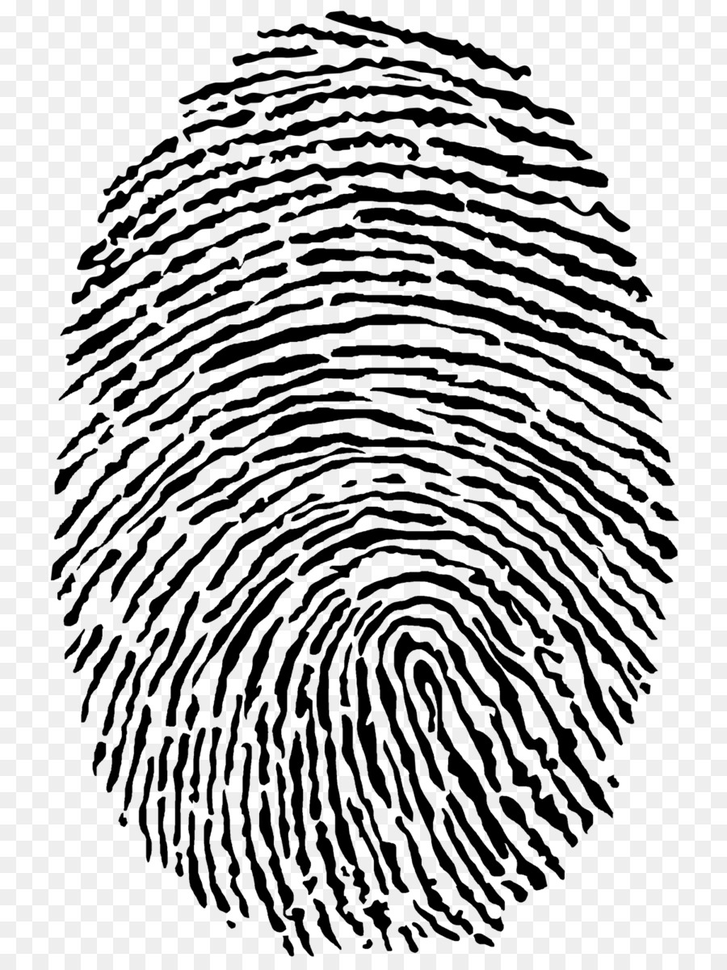
#> input picture ImagenesInput/huela1.png, 727 x 970 px, shrunk from 900 x 1200 before the run
$ python ReconocimientoDactilar.py
#> lines starting #> are read from the running program, lines starting #| are printed output that depends on the picture; after the words box and inside, x2 and y2 are one past the last pixel; in counts of white or black regions, pixels touching at a corner belong together
from PIL import Image
import math


def escagris(img):  # convierte la imagen de colores a escala de grises
    arr = img.load()
    for x in range(img.size[0]):
        for y in range(img.size[1]):
            arr[x, y] = img.getpixel((x, y))
    return arr


huella=Image.open("ImagenesInput/huela1.png").convert("L")
convirtiendo = escagris(huella)
huella.save("ImagenesOutput/escagris.tif")
huella.show()  # muestra como la imagen va quedando
def binarizacion(img,umbral):
#> called with umbral = 128
        arr = img.load()
        for x in range(img.size[0]):
            for y in range(img.size[1]):
                p = img.getpixel((x, y))
                if p>umbral:
                    arr[x,y] = 255  # colores negro
                else:
                    arr[x, y] = 0  # colores blanco
        return arr

huella=Image.open("ImagenesOutput/escagris.tif").convert("L")
convirtiendo = binarizacion(huella,128)
#> huella: PIL image 727x970 L; 72.2% white; 152 black regions, largest, box (x1, y1, x2, y2) and area: (375, 616, 578, 932) 6428, (183, 161, 630, 232) 4568, (289, 224, 667, 339) 4464
huella.save("ImagenesOutput/binarizacion.tif")
huella.show()  # muestra como la imagen va quedando


def adelgazamiento(img,mascaraH,mascaraV):  # adelgaza las huellas para su debido analisis
    arr = img.load()

    Ha = mascaraH[0][0]
    Hb = mascaraH[0][1]
    Hc = mascaraH[0][2]
    Hd = mascaraH[1][0]
    He = mascaraH[1][1]
    Hf = mascaraH[1][2]
    Hg = mascaraH[2][0]
    Hh = mascaraH[2][1]
    Hi = mascaraH[2][2]

    Va = mascaraV[0][0]
    Vb = mascaraV[0][1]
    Vc = mascaraV[0][2]
    Vd = mascaraV[1][0]
    Ve = mascaraV[1][1]
    Vf = mascaraV[1][2]
    Vg = mascaraV[2][0]
    Vh = mascaraV[2][1]
    Vi = mascaraV[2][2]


    for x in range(1,img.size[0]-1):
        for y in range(1, img.size[-1]- 1):
            Ia = img.getpixel((x-1,y-1))
            Ib = img.getpixel((x-1,y))
            Ic = img.getpixel((x-1,y+1))
            Id = img.getpixel((x,y-1))
            Ie = img.getpixel((x,y))
            If = img.getpixel((x,y+1))
            Ig = img.getpixel((x+1,y-1))
            Ih = img.getpixel((x+1,y))
            Ii = img.getpixel((x+1, y+1))
            Gx = Ha*Ia+Hb*Ib+Hc*Ic+Hd*Id+He*Ie+Hf*If+Hg*Ig+Hh*Ih+Hi*Ii
            Gy = Va*Ia+Vb*Ib+Vc*Ic+Vd*Id+Ve*Ie+Vf*If+Vg*Ig+Vh*Ih+Vi*Ii
            Gx = math.fabs(-Ia-Id-Ig+Ic+If+Ii)
            Gy = math.fabs(-Ia-Ib-Ic+Ig+Ih+Ii)
            valor = math.sqrt(Gx*Gx+Gy*Gy)
            if valor > 255.0:
                valor = 255.0
            arr[x-1,y-1] = int(valor)
    return arr


img = Image.open("ImagenesOutput/binarizacion.tif").convert("L")
thinningX = [[0.0, 0.0, 0.0],
             [0.0, 1.0, 0.0],
             [1.0, 1.0, 1.0],

             [1.0, 0.0, 0.0],
             [1.0, 0.0, 0.0],
             [1.0, 0.0, 0.0],

             [1.0, 1.0, 1.0],
             [0.0, 1.0, 0.0],
             [0.0, 0.0, 0.0],

             [0.0, 0.0, 1.0],
             [0.0, 1.0, 1.0],
             [0.0, 0.0, 1.0]]

thinningY = [[0.0, 0.0, 0.0],
             [1.0, 1.0, 0.0],
             [0.0, 1.0, 0.0],

             [0.0, 1.0, 0.0],
             [1.0, 1.0, 0.0],
             [0.0, 0.0, 0.0],

             [0.0, 1.0, 0.0],
             [0.0, 1.0, 1.0],
             [0.0, 0.0, 0.0, ],

             [0.0, 0.0, 0.0],
             [0.0, 1.0, 1.0],
             [0.0, 1.0, 0.0]]

I = adelgazamiento(img,thinningX,thinningY)
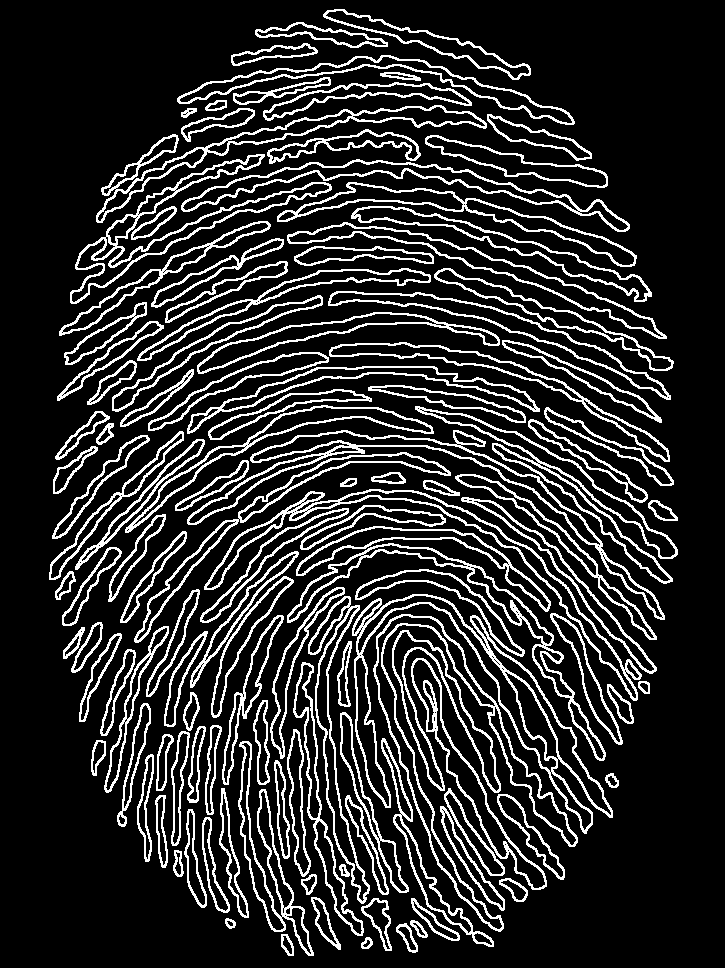
#> img: PIL image 727x970 L; 17.1% white in thin lines or dots
img.save("ImagenesOutput/imgAdelgazada.tif")
img.show()


def poda(img, mascaraH, mascaraV):  # Pule la imagen
    arr = img.load()

    Ha = mascaraH[0][0]
    Hb = mascaraH[0][1]
    Hc = mascaraH[0][2]
    Hd = mascaraH[1][0]
    He = mascaraH[1][1]
    Hf = mascaraH[1][2]
    Hg = mascaraH[2][0]
    Hh = mascaraH[2][1]
    Hi = mascaraH[2][2]

    Va = mascaraV[0][0]
    Vb = mascaraV[0][1]
    Vc = mascaraV[0][2]
    Vd = mascaraV[1][0]
    Ve = mascaraV[1][1]
    Vf = mascaraV[1][2]
    Vg = mascaraV[2][0]
    Vh = mascaraV[2][1]
    Vi = mascaraV[2][2]


    for x in range(1, img.size[0] - 1):
        for y in range(1, img.size[1] - 1):
            Ia = img.getpixel((x-1,y-1))
            Ib = img.getpixel((x-1,y))
            Ic = img.getpixel((x-1,y+1))
            Id = img.getpixel((x,y-1))
            Ie = img.getpixel((x,y))
            If = img.getpixel((x,y+1))
            Ig = img.getpixel((x+1,y-1))
            Ih = img.getpixel((x+1,y))
            Ii = img.getpixel((x+1,y+1))
            Gx = Ha * Ia + Hb * Ib + Hc * Ic + Hd * Id + He * Ie + Hf * If + Hg * Ig + Hh * Ih + Hi * Ii
            Gy = Va * Ia + Vb * Ib + Vc * Ic + Vd * Id + Ve * Ie * Vf * If + Vg * Ig + Vh * Ih + Vi * Ii
            Gx = math.fabs(-Ia - Id - Ig + Ic + If + Ii)
            Gy = math.fabs(-Ia - Ib - Ic + Ig + Ih + Ii)
            valor = math.sqrt(Gx * Gx + Gy * Gy)
            if valor > 255.0:
                valor = 255.0
            arr[x - 1, y - 1] = int(valor)
    return arr

img = Image.open("ImagenesOutput/imgAdelgazada.tif").convert("L")
prunningX = [[0.0, 0.0, 0.0, ],
             [0.0, 1.0, 0.0],
             [0.0, 0.0, 0.0]]

prunningY = [[0.0, 0.0, 0.0],
             [0.0, 1.0, 0.0],
             [0.0, 0.0, 0.0, ]]
I = poda(img, thinningX, thinningY)
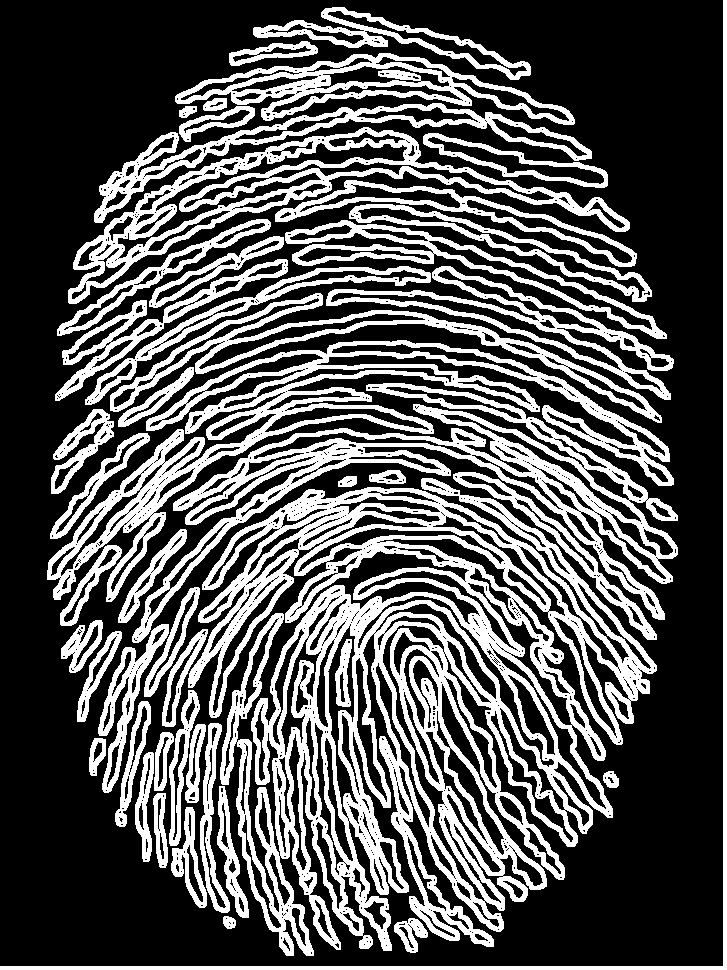
#> img: PIL image 727x970 L; 33.6% white; 49 white regions, largest, box (x1, y1, x2, y2) and area: (188, 478, 657, 956) 83530, (47, 340, 674, 602) 21799, (132, 383, 678, 643) 21560
img.save("ImagenesOutput/imgpoda.tif")
img.show()
